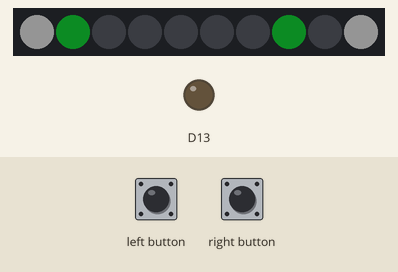
A sketch run on a simulated Adafruit Circuit Playground Express. Shown: 10 RGB LEDs in strip order, left to right, output pins drawn as LEDs (lit = HIGH). The inputs (shaded band) are chosen by the test bench. Dim RGB values are drawn brighter than linear; random numbers use the default seed unless the sketch sets one; the audio player accepts every command and is not drawn.

Above: at 1.2 s.
1.3 s: left button pressed for 0.15 s
At 1.7 s:
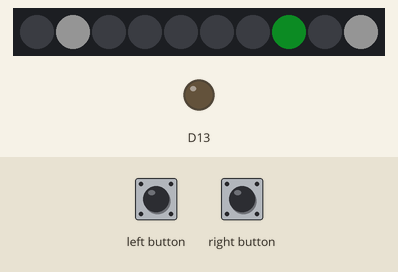
4.4 s: right button pressed for 0.15 s
At 4.8 s:
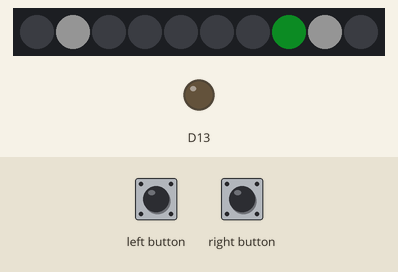
5.1 s: left button pressed for 1 s
6.7 s: right button pressed for 1 s
At 9.5 s:
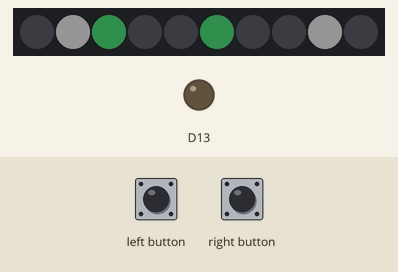
10.1 s: left button pulsed LOW 2 times (0.12 s each, 0.3 s apart)
At 41.1 s:
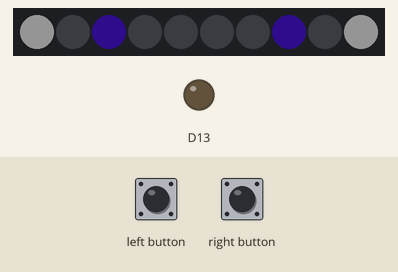

The sketch:

RandomColorGame.ino
```cpp
//libraries:
#include <Adafruit_CircuitPlayground.h>
#include <AsyncDelay.h>
#include <Talkie.h>

//variables:
int lrandlight;
int rrandlight;
volatile int userr = 0;
volatile int userl = 9;
int colorr;
int colorg;
int colorb;
int score;
volatile int gametime=5000;
volatile bool lactuation =0;
volatile bool ractuation =0;
AsyncDelay tImer;
Talkie voice;

//spoken word data (from talkie library):
const uint8_t spLEVEL[] PROGMEM = {0x69,0xAB,0xC4,0xB3,0xD8,0x92,0x86,0x2D,0x83,0xEE,0x60,0xCD,0x12,0xD6,0x0C,0x66,0x45,0x2C,0x73,0x58,0x0B,0xA8,0x53,0xD6,0xAC,0x6D,0xE9,0xC0,0x57,0xC5,0xB2,0xAE,0xA1,0xB0,0x49,0x0D,0x7B,0xBD,0x86,0xA2,0x47,0x35,0xE3,0xF5,0xEA,0xB2,0x4B,0x4B,0xCB,0xC7,0xA3,0xCD,0xDE,0x23,0x59,0x1A,0x9A,0x31,0x8B,0xB0,0x54,0x76,0xE3,0xC6,0x26,0x5C,0x2C,0xCC,0x76,0x6B,0x92,0xBC,0x34,0x95,0xC6,0xA3,0xCE,0x74,0xDB,0x85,0x3B,0x8F,0xBA,0x90,0x9C,0x51,0xCC,0xD6,0xEA,0x4C,0x63,0x56,0x30,0x6D,0xA9,0x23,0xCF,0x59,0xD0,0x34,0xB5,0xF9,0x7F};
const uint8_t spZERO[] PROGMEM = {0x69,0xFB,0x59,0xDD,0x51,0xD5,0xD7,0xB5,0x6F,0x0A,0x78,0xC0,0x52,0x01,0x0F,0x50,0xAC,0xF6,0xA8,0x16,0x15,0xF2,0x7B,0xEA,0x19,0x47,0xD0,0x64,0xEB,0xAD,0x76,0xB5,0xEB,0xD1,0x96,0x24,0x6E,0x62,0x6D,0x5B,0x1F,0x0A,0xA7,0xB9,0xC5,0xAB,0xFD,0x1A,0x62,0xF0,0xF0,0xE2,0x6C,0x73,0x1C,0x73,0x52,0x1D,0x19,0x94,0x6F,0xCE,0x7D,0xED,0x6B,0xD9,0x82,0xDC,0x48,0xC7,0x2E,0x71,0x8B,0xBB,0xDF,0xFF,0x1F};
const uint8_t spONE[] PROGMEM = {0x66,0x4E,0xA8,0x7A,0x8D,0xED,0xC4,0xB5,0xCD,0x89,0xD4,0xBC,0xA2,0xDB,0xD1,0x27,0xBE,0x33,0x4C,0xD9,0x4F,0x9B,0x4D,0x57,0x8A,0x76,0xBE,0xF5,0xA9,0xAA,0x2E,0x4F,0xD5,0xCD,0xB7,0xD9,0x43,0x5B,0x87,0x13,0x4C,0x0D,0xA7,0x75,0xAB,0x7B,0x3E,0xE3,0x19,0x6F,0x7F,0xA7,0xA7,0xF9,0xD0,0x30,0x5B,0x1D,0x9E,0x9A,0x34,0x44,0xBC,0xB6,0x7D,0xFE,0x1F};
const uint8_t spTWO[]  PROGMEM = {0x06,0xB8,0x59,0x34,0x00,0x27,0xD6,0x38,0x60,0x58,0xD3,0x91,0x55,0x2D,0xAA,0x65,0x9D,0x4F,0xD1,0xB8,0x39,0x17,0x67,0xBF,0xC5,0xAE,0x5A,0x1D,0xB5,0x7A,0x06,0xF6,0xA9,0x7D,0x9D,0xD2,0x6C,0x55,0xA5,0x26,0x75,0xC9,0x9B,0xDF,0xFC,0x6E,0x0E,0x63,0x3A,0x34,0x70,0xAF,0x3E,0xFF,0x1F};
const uint8_t spTHREE[] PROGMEM = {0x0C,0xE8,0x2E,0x94,0x01,0x4D,0xBA,0x4A,0x40,0x03,0x16,0x68,0x69,0x36,0x1C,0xE9,0xBA,0xB8,0xE5,0x39,0x70,0x72,0x84,0xDB,0x51,0xA4,0xA8,0x4E,0xA3,0xC9,0x77,0xB1,0xCA,0xD6,0x52,0xA8,0x71,0xED,0x2A,0x7B,0x4B,0xA6,0xE0,0x37,0xB7,0x5A,0xDD,0x48,0x8E,0x94,0xF1,0x64,0xCE,0x6D,0x19,0x55,0x91,0xBC,0x6E,0xD7,0xAD,0x1E,0xF5,0xAA,0x77,0x7A,0xC6,0x70,0x22,0xCD,0xC7,0xF9,0x89,0xCF,0xFF,0x03};
const uint8_t spFOUR[] PROGMEM = {0x08,0x68,0x21,0x0D,0x03,0x1C,0x90,0xC0,0x88,0x92,0xB2,0x29,0x87,0x76,0x2B,0x2D,0x5C,0x7B,0x06,0xD9,0xED,0x74,0x64,0x51,0x54,0x4D,0xA2,0xBA,0x99,0xB7,0x3A,0xF8,0xEA,0x74,0xCA,0xD3,0x87,0xBE,0x94,0x3D,0xA4,0xD4,0x4E,0xC9,0x5F,0xF7,0x72,0xA7,0x9C,0x1C,0x63,0xDE,0xF2,0x9B,0xBE,0x34,0x84,0x27,0x2D,0x4B,0xF8,0x53,0x09,0x9C,0x0E,0xB7,0xEE,0xCB,0x5B,0x70,0xDD,0xB2,0xFC,0x3F};
const uint8_t spFIVE[] PROGMEM = {0x08,0x68,0x4E,0x9D,0x02,0x1C,0x60,0xC0,0x8C,0x69,0x12,0xB0,0xC0,0x28,0xAB,0x8C,0x9C,0xC0,0x2D,0xBB,0x38,0x79,0x31,0x15,0xA3,0xB6,0xE4,0x16,0xB7,0xDC,0xF5,0x6E,0x57,0xDF,0x54,0x5B,0x85,0xBE,0xD9,0xE3,0x5C,0xC6,0xD6,0x6D,0xB1,0xA5,0xBF,0x99,0x5B,0x3B,0x5A,0x30,0x09,0xAF,0x2F,0xED,0xEC,0x31,0xC4,0x5C,0xBE,0xD6,0x33,0xDD,0xAD,0x88,0x87,0xE2,0xD2,0xF2,0xF4,0xE0,0x16,0x2A,0xB2,0xE3,0x63,0x1F,0xF9,0xF0,0xE7,0xFF,0x01};
const uint8_t spSIX[] PROGMEM = {0x04,0xF8,0xB9,0x55,0x01,0xBF,0xA5,0x1B,0xE0,0x37,0x0F,0x03,0xFC,0x96,0x61,0x80,0xDF,0x3C,0x0C,0xF0,0x93,0xDA,0x4A,0x87,0x49,0x53,0x91,0x37,0x2B,0x6D,0xD2,0x55,0x23,0xDE,0xAC,0xAA,0xB9,0x16,0x09,0xFF,0xB2,0xFA,0x66,0x93,0x3C,0x63,0xF3,0x9C,0x10,0x38,0x45,0xA9,0x0A,0xD5,0x00,0x00,0x02,0x14,0x97,0xAA,0x80,0xAB,0x6B,0x0D,0xF0,0x63,0xA5,0x01,0x7E,0xCB,0x30,0xC0,0x6F,0xE9,0x0A,0xF8,0x25,0x93,0x01,0x3F,0x57,0xFC,0x3F};
const uint8_t spSEVEN[] PROGMEM = {0x0C,0x78,0xC6,0x95,0x01,0x3F,0xA5,0x28,0xE0,0xB7,0x52,0x0B,0x04,0xE0,0xB7,0x54,0x07,0xFC,0x52,0x66,0x80,0x9F,0xCB,0x56,0x59,0x6C,0x98,0x47,0x3E,0x59,0x4D,0x89,0x69,0x66,0xB9,0x7A,0x34,0x39,0x86,0x9B,0xD9,0xA6,0xD4,0xE7,0x10,0xAE,0xCA,0xAD,0x47,0x97,0x5D,0x9A,0xA9,0xAE,0x1A,0x75,0xB1,0xA5,0x66,0xF9,0xB2,0xD4,0x4D,0x63,0xB6,0x84,0x9A,0x52,0x76,0x45,0x11,0x1A,0xAA,0x4B,0x31,0x0C,0x79,0x4A,0xB0,0x49,0xC5,0x50,0xA2,0x41,0xA1,0xC9,0x65,0xD9,0xAB,0x89,0x56,0x84,0xFF,0x07};
const uint8_t spEIGHT[] PROGMEM = {0xAD,0x1B,0xDE,0x58,0x23,0x17,0xAF,0x6E,0xE8,0x20,0xEB,0x5C,0xBC,0xEA,0x61,0x03,0xAD,0x73,0xF6,0xAA,0x66,0x4A,0xD0,0xCC,0xD9,0xAB,0x1E,0x45,0xC1,0xA3,0x66,0xAF,0x61,0x36,0x03,0x8B,0x5A,0x9C,0xA6,0x51,0x04,0xA2,0x66,0x96,0xBB,0xBA,0x47,0xEC,0xED,0x8A,0x08,0x9C,0xA2,0x54,0x85,0x6A,0x00,0x80,0x02,0x86,0x74,0x63,0xC0,0xE6,0x6A,0xFF,0x0F};
const uint8_t spNINE[] PROGMEM = {0x62,0x75,0xDC,0x33,0xB5,0x62,0xB9,0x25,0x0B,0x8E,0x34,0x8F,0xD3,0xA6,0xAE,0x59,0xD2,0x34,0xE9,0x18,0x87,0x27,0xC9,0xD0,0x78,0xAB,0x6F,0xCE,0xC2,0x45,0x1B,0xAF,0xB6,0xF8,0x51,0x73,0x9D,0xB3,0x9A,0x12,0xC7,0x2C,0x6D,0xC9,0xAA,0x73,0x4B,0xF3,0x88,0x26,0xAB,0xCE,0x2D,0xCC,0x23,0xEA,0xAC,0x26,0xB7,0xD0,0x88,0x98,0xB3,0xBA,0x5C,0x43,0x32,0x7D,0xCE,0x1A,0x4A,0x0A,0xCD,0xF4,0x39,0x6B,0xAA,0x3E,0x24,0xCB,0x67,0xAF,0xB5,0xD9,0xE4,0x18,0x5F,0xB4,0xF6,0x6E,0x92,0x62,0x7D,0xD1,0x38,0xBA,0x09,0xF2,0x8D,0x59,0xED,0xE8,0x3A,0xD8,0x27,0x16,0xA6,0xBB,0x7B,0xF2,0x74,0x4F,0x92,0x9E,0x1E,0xC8,0x4A,0xC3,0x49,0x7A,0x9A,0x25,0x2B,0xF5,0x24,0xE9,0xEE,0xD1,0x24,0x25,0x27,0xBA,0xBB,0x25,0x51,0xD3,0xAA,0x24,0xAE,0x5E,0x54,0x55,0x3A,0xD4,0xFF,0x03};
const uint8_t spTEN[] PROGMEM = {0x0A,0xD8,0x5C,0x4D,0x03,0x2B,0xAB,0x5E,0xC4,0x33,0x2B,0xAF,0x62,0x84,0x12,0x0D,0x7B,0xB3,0xCA,0x66,0x43,0xA2,0xE3,0xF6,0xAA,0xAA,0x4E,0xC9,0x89,0xDB,0xAB,0x6E,0xBA,0xC5,0xDB,0x66,0xAF,0xB9,0xE8,0xE6,0x4C,0xBF,0x3D,0xE6,0x6A,0xC4,0x4B,0xCA,0x49,0xD9,0xBA,0x61,0x2B,0x09,0x25,0xED,0xE8,0x5A,0xB4,0xC4,0xED,0xA6,0x6B,0x18,0xE1,0x56,0xB7,0x9A,0xAE,0xA6,0x44,0x47,0xDC,0x6E,0xBE,0xC2,0xDD,0xA5,0xF0,0xB8,0xD9,0xFD,0x7F};
const uint8_t spELEVEN[] PROGMEM = {0x29,0x6F,0x52,0xA8,0xBB,0x6A,0x8F,0xBA,0x2B,0xC5,0xE8,0x9C,0xBD,0xAA,0x61,0x1D,0xB5,0xE3,0xF1,0xAA,0x9A,0x35,0xB6,0xB0,0xC5,0xAB,0x5E,0x44,0x53,0x4D,0xBA,0xAD,0x7A,0x42,0x1B,0xE1,0x5C,0xB3,0x9A,0x09,0x6D,0x94,0x62,0xE9,0x6A,0x8A,0x6A,0x37,0x8D,0xC7,0xAB,0x69,0xBC,0xDD,0xCC,0x5F,0xAF,0xB6,0xC9,0x76,0x37,0x7F,0xBD,0xDA,0x62,0xCA,0xDD,0x62,0xD1,0xEA,0xB2,0xCB,0x70,0xA3,0x45,0x69,0xCA,0x36,0xDD,0x14,0x1B,0xAE,0xBE,0x98,0x74,0x33,0x5E,0x39,0xFA,0x6C,0xC3,0x42,0xFC,0xF1,0xE8,0x8B,0x2E,0x71,0x8D,0xDB,0x63,0xA8,0x1A,0xAB,0x39,0x9C,0x8C,0xBE,0x69,0xCA,0xD2,0x50,0x32,0xFA,0xA6,0xD8,0x4B,0x52,0x71,0xEB,0xAA,0xE4,0x28,0x4E,0xD5,0xAD,0xCB,0xC2,0x3C,0x35,0x1D,0xB5,0x36,0xDB,0x14,0xAB,0x8C,0xF4,0xFF};
const uint8_t spTWELVE[] PROGMEM = {0x09,0x98,0xDA,0x22,0x01,0x37,0x78,0x1A,0x20,0x85,0xD1,0x50,0x3A,0x33,0x11,0x81,0x5D,0x5B,0x95,0xD4,0x44,0x04,0x76,0x9D,0xD5,0xA9,0x3A,0xAB,0xF0,0xA1,0x3E,0xB7,0xBA,0xD5,0xA9,0x2B,0xEB,0xCC,0xA0,0x3E,0xB7,0xBD,0xC3,0x5A,0x3B,0xC8,0x69,0x67,0xBD,0xFB,0xE8,0x67,0xBF,0xCA,0x9D,0xE9,0x74,0x08,0xE7,0xCE,0x77,0x78,0x06,0x89,0x32,0x57,0xD6,0xF1,0xF1,0x8F,0x7D,0xFE,0x1F};
const uint8_t spTHIRTEEN[] PROGMEM = {0x08,0x18,0xA2,0x12,0x03,0x18,0x40,0xC0,0x50,0x13,0x25,0x1D,0x3A,0x55,0x9D,0x5B,0xAF,0xAA,0xAB,0x74,0x4A,0xE9,0xB6,0xAA,0x6A,0xC7,0xA0,0xDD,0xDD,0xA8,0xAA,0x1F,0x82,0x75,0xED,0xA5,0x2A,0x8D,0x31,0xC6,0xB3,0x21,0x70,0x8A,0x52,0x15,0xAA,0x01,0x00,0x10,0x80,0xED,0x2C,0x12,0x70,0x53,0x55,0x00,0x66,0x2E,0x1D,0xD9,0x8C,0x46,0x14,0xB9,0x64,0xD5,0xD3,0x1B,0xD2,0xD4,0xAC,0xD1,0x2E,0x6B,0x44,0x9B,0xA5,0x46,0xBF,0xAC,0x91,0x6E,0x04,0x19,0xE3,0xD2,0x4A,0x76,0x6E,0xA4,0x2D,0xCB,0x2A,0xC9,0x65,0xE8,0xB6,0x0D,0x29,0x6C,0xEB,0xA1,0xC3,0xD1,0x1D,0x54,0xB9,0x28,0x75,0x67,0xB7,0x90,0xE5,0x6A,0x27,0xDC,0xDD,0xA1,0xB7,0xB9,0x92,0xF2,0x77,0x1B,0x1C,0x92,0x0D,0xDD,0xDF,0x92,0x9A,0x59,0x55,0xFC,0x7F};
const uint8_t spFOURTEEN[] PROGMEM = {0x08,0xE8,0x2A,0x94,0x00,0xC3,0x56,0x10,0x60,0xFA,0x0A,0x01,0x4C,0x97,0xAE,0x80,0x66,0xCB,0x4A,0x6F,0xF3,0x84,0xB1,0xB4,0x6E,0x9D,0x73,0x57,0x1A,0xD0,0x6E,0x74,0xC1,0x7D,0x71,0x61,0xD6,0x51,0x07,0xF7,0x26,0x25,0xDE,0x46,0x15,0xED,0x52,0x37,0xFB,0x29,0x65,0x1E,0x18,0x61,0xD6,0x1A,0x81,0x53,0x94,0xAA,0x50,0x0D,0x00,0x80,0x02,0x2C,0xE3,0x5E,0x80,0x13,0xBA,0x13,0x30,0x43,0xDB,0x2A,0x46,0x34,0xA2,0x8E,0xC5,0xAB,0x9A,0xDE,0x88,0x2E,0x4A,0xAD,0x7A,0x7A,0x25,0x7E,0x0F,0xB2,0xDA,0x69,0x84,0xED,0xC4,0xEC,0xEA,0xA6,0x15,0xF6,0x53,0xB1,0x6B,0x18,0x56,0x38,0x4F,0xCC,0x8D,0x71,0x5A,0x61,0x7F,0x35,0x3A,0xC6,0xA1,0x44,0xFC,0xCD,0x74,0x9B,0xBA,0xC1,0xCA,0x54,0xAB,0x6D,0x6C,0x06,0x3B,0x5D,0xED,0xB4,0xA1,0x29,0x6A,0x37,0x57,0xDD,0x86,0x2A,0xA9,0x52,0x43,0x51,0xEB,0xAA,0x0E,0x8E,0xA8,0x48,0xFF,0x0F};
const uint8_t spFIFTEEN[] PROGMEM = {0x02,0x68,0xD6,0xCC,0x00,0x43,0x9A,0x39,0x60,0x3A,0xF7,0x51,0x34,0x5B,0x6A,0x2C,0x6D,0x4E,0xD5,0x92,0x99,0x89,0x2C,0x39,0x55,0xF3,0xAE,0xA6,0x32,0x67,0x54,0xC5,0x99,0xB9,0xC8,0x1C,0x07,0x0C,0xA5,0x94,0x01,0x04,0x4E,0x51,0xAA,0x42,0x35,0x00,0x02,0xB0,0x84,0x4A,0x6B,0x4F,0x6C,0x23,0x15,0x2F,0x6D,0x18,0xC1,0x44,0xC2,0x17,0x8F,0x69,0xBA,0x54,0xA8,0x58,0x3D,0xE6,0x6D,0x53,0xA1,0x73,0xF5,0x5A,0xA6,0x31,0xA2,0x8D,0x89,0x63,0x9D,0xCE,0x88,0xD6,0x47,0xB6,0x75,0x5B,0x13,0x6C,0xAF,0x54,0x96,0x61,0x84,0x22,0x64,0x74,0x59,0x9A,0x61,0x4B,0x0D,0xA7,0x65,0x6A,0x86,0xD2,0x23,0x5C,0xA7,0xB1,0x08,0xCA,0xB0,0x70,0x9D,0x86,0xA2,0x38,0xC9,0xA2,0x55,0xE8,0x32,0x11,0x8F,0x94,0xD6,0xFF,0x0F};
const uint8_t spSIXTEEN[] PROGMEM = {0x0C,0x78,0xC6,0x95,0x01,0x3F,0xA5,0x28,0xE0,0xB7,0x52,0x0B,0x04,0xE0,0xB7,0x54,0x07,0xFC,0x52,0x66,0x80,0x9F,0xCB,0x96,0xB7,0xA5,0x1B,0x9B,0x66,0x5A,0x59,0xB3,0x26,0x1A,0xF6,0xA6,0x15,0xCD,0x2B,0x59,0xFA,0x6A,0x04,0x4E,0x51,0xAA,0x42,0x35,0x40,0x01,0x25,0xA7,0x24,0xE0,0x98,0x1E,0x07,0xFC,0x9D,0x2E,0x80,0x57,0x9D,0x18,0xB0,0x05,0x6A,0x02,0xAE,0x54,0x1D,0x6D,0x77,0xCA,0xEA,0xF9,0x78,0xF5,0xD3,0x1A,0x51,0xE7,0xE2,0x35,0x4F,0x6F,0xC4,0x53,0x93,0xC6,0x3A,0x9D,0x91,0x6C,0x86,0x6A,0xC7,0x34,0x2A,0x7A,0x66,0x36,0x9D,0xD3,0xA9,0xC8,0x99,0xD5,0x72,0x75,0xC7,0x92,0xA3,0x96,0xC3,0xD3,0x3D,0x46,0xA4,0x3A,0x09,0x4F,0x73,0x98,0xE1,0xEA,0x24,0x3C,0xDD,0x92,0x87,0xBB,0x93,0xF4,0x0D,0x63,0x94,0x2E,0x75,0xFF,0x1F};
const uint8_t spSEVENTEEN[] PROGMEM = {0x0C,0xF8,0x29,0x45,0x01,0xBF,0x95,0x5A,0x20,0x00,0xBF,0xA5,0x3A,0xE0,0x97,0x32,0x03,0xFC,0x5C,0xB6,0xAA,0x26,0x53,0xD5,0x7D,0xF5,0x6A,0x8A,0x4E,0xB5,0xCC,0x47,0xAB,0xAB,0xAA,0xD4,0xC2,0x36,0xA7,0x31,0xF9,0x30,0x33,0x49,0x9D,0x86,0x6C,0xD5,0x5D,0xA4,0xF5,0xE8,0xAB,0x32,0x37,0x97,0x95,0x69,0xA8,0x0A,0x7B,0x50,0xD5,0xA5,0xA1,0x69,0xA8,0x56,0x63,0x1B,0xC6,0xA6,0xB1,0x43,0xD4,0x35,0x24,0xE0,0x18,0xB3,0x96,0xAF,0xBC,0x99,0x86,0x9A,0x5A,0xD5,0x2C,0x71,0xD6,0xC4,0x5C,0xF5,0x2C,0x4E,0x94,0x31,0x6B,0x35,0x33,0x1A,0xF2,0x64,0xE9,0xD5,0x4F,0xAF,0xA8,0x1B,0x81,0xC7,0xBC,0xAC,0x91,0x9E,0x1B,0x29,0xDB,0x32,0x8A,0x7A,0x19,0xA8,0xEC,0x43,0x08,0xC5,0xB9,0xE9,0xF4,0x34,0x0D,0x35,0xAE,0x76,0xD3,0x5B,0x14,0x76,0xA9,0x3B,0x4A,0x7F,0x77,0x58,0xA1,0xE6,0x38,0xFD,0xDD,0x51,0x9A,0xBB,0xAB,0xF4,0x57,0x67,0x16,0xDA,0xB3,0xFE,0x1F};
const uint8_t spEIGHTEEN[] PROGMEM = {0x6B,0x18,0x36,0x88,0x3B,0x1B,0xEF,0x61,0x0D,0xD3,0x27,0x52,0xE5,0x9A,0x51,0x8F,0x1E,0xC8,0x96,0x4B,0x5A,0xD5,0x03,0x61,0xD5,0xCC,0x72,0x75,0x35,0x10,0xD3,0x13,0x11,0x81,0x53,0x94,0xAA,0x50,0x0D,0x80,0x02,0x2C,0x95,0x5A,0x80,0x17,0xC7,0x57,0x3E,0xBD,0x33,0x6B,0x36,0x59,0xD5,0xC8,0x4E,0xE4,0xB9,0x64,0xD5,0x33,0x24,0x61,0xE7,0xA4,0x35,0x2C,0xEF,0x28,0x9B,0xA5,0xC6,0x38,0x9D,0xA2,0x5F,0x84,0x6E,0xCB,0x74,0x8A,0x7E,0x6E,0xA6,0xEC,0xCD,0xB0,0x76,0x4B,0xD4,0x72,0x74,0x87,0x1E,0xA9,0x76,0xD2,0x3D,0x3C,0x59,0x84,0x26,0x4D,0x4F,0xD3,0x68,0x15,0xEE,0xE4,0xFF,0x01};
const uint8_t spNINETEEN[] PROGMEM = {0x6E,0x2F,0x44,0xB4,0x5B,0x93,0xA6,0xAD,0x32,0x96,0x2E,0x69,0xBA,0x96,0x26,0xD3,0xCC,0x65,0xF1,0x1A,0x9B,0x9C,0xE0,0xD4,0x2D,0x6B,0x68,0xA6,0xCD,0xCA,0x56,0xAF,0xAE,0xB9,0x64,0x6F,0x5F,0xB4,0xEA,0xE6,0x84,0xA7,0xA3,0x52,0xAB,0x5B,0x40,0xAB,0x28,0xD3,0xAE,0xCD,0x0A,0xC7,0x5D,0x35,0x23,0x70,0x8A,0x52,0x15,0xAA,0x01,0x50,0x80,0xAB,0x4C,0x0A,0xB0,0x7C,0x4B,0xCB,0x57,0xDE,0x4C,0x43,0x4D,0xAD,0x6A,0x96,0x38,0x6B,0x62,0xAE,0x7A,0x16,0x27,0xCA,0x98,0xB5,0x9A,0x19,0x0D,0x79,0xB2,0xF4,0xEA,0xA7,0x57,0xD4,0x8D,0xC0,0x63,0x5E,0xD6,0x48,0xCF,0x8D,0x94,0x6D,0x19,0x45,0xBD,0x0C,0x54,0xF6,0x21,0x84,0xE2,0xDC,0x74,0x79,0x9A,0x86,0x1A,0x57,0xBB,0xE5,0x2D,0x0A,0xBB,0xD4,0x1D,0x95,0xBF,0x3B,0xAC,0x50,0x73,0x5C,0xFE,0xEE,0x28,0xCD,0xDD,0x55,0xF8,0xAB,0x33,0x0B,0xED,0x59,0xFF,0x0F};
const uint8_t spTWENTY[] PROGMEM = {0x0A,0xE8,0x4A,0xCD,0x01,0xDB,0xB9,0x33,0xC0,0xA6,0x54,0x0C,0xA4,0x34,0xD9,0xF2,0x0A,0x6C,0xBB,0xB3,0x53,0x0E,0x5D,0xA6,0x25,0x9B,0x6F,0x75,0xCA,0x61,0x52,0xDC,0x74,0x49,0xA9,0x8A,0xC4,0x76,0x4D,0xD7,0xB1,0x76,0xC0,0x55,0xA6,0x65,0xD8,0x26,0x99,0x5C,0x56,0xAD,0xB9,0x25,0x23,0xD5,0x7C,0x32,0x96,0xE9,0x9B,0x20,0x7D,0xCB,0x3C,0xFA,0x55,0xAE,0x99,0x1A,0x30,0xFC,0x4B,0x3C,0xFF,0x1F};

//functions:
void randomcolors(){//random color light generating function
  colorr = random(255); //chose random red value
  colorg = random(255); //chose random green value
  colorb = random(255); //chose random blue value
  lrandlight = random(4)+5; //choose random position on left half of board
  rrandlight = random(4)+1; //choose random position on right half of board
  CircuitPlayground.setPixelColor(lrandlight, colorr, colorg, colorb); //display left random light
  CircuitPlayground.setPixelColor(rrandlight, colorr, colorg, colorb); //display right random light
}
void breathing(){//loosing color pattern
  for(int i=0; i<2; i++){
    for(int i=0;i<255;i++)
    {
    CircuitPlayground.setPixelColor(1, i, 0, 0);
    CircuitPlayground.setPixelColor(2, i, 0, 0);
    CircuitPlayground.setPixelColor(3, i, 0, 0);
    CircuitPlayground.setPixelColor(4, i, 0, 0);
    CircuitPlayground.setPixelColor(5, i, 0, 0);
    CircuitPlayground.setPixelColor(6, i, 0, 0);
    CircuitPlayground.setPixelColor(7, i, 0, 0);
    CircuitPlayground.setPixelColor(8, i, 0, 0);
    CircuitPlayground.setPixelColor(9, i, 0, 0);
    CircuitPlayground.setPixelColor(0, i, 0, 0);
    }
    tImer.repeat();
    for(int i=255;i>0;i--)
    {
    CircuitPlayground.setPixelColor(1, i, 0, 0);
    CircuitPlayground.setPixelColor(2, i, 0, 0);
    CircuitPlayground.setPixelColor(3, i, 0, 0);
    CircuitPlayground.setPixelColor(4, i, 0, 0);
    CircuitPlayground.setPixelColor(5, i, 0, 0);
    CircuitPlayground.setPixelColor(6, i, 0, 0);
    CircuitPlayground.setPixelColor(7, i, 0, 0);
    CircuitPlayground.setPixelColor(8, i, 0, 0);
    CircuitPlayground.setPixelColor(9, i, 0, 0);
    CircuitPlayground.setPixelColor(0, i, 0, 0);
    }
    tImer.repeat();
  }
}
void singlePressl() {//left button flag
  lactuation = 1;
}
void singlePressr() {//right button flag
  ractuation = 1;
}
void loose(){//losing function
  CircuitPlayground.clearPixels(); //turnoff all pixels
  score=(5000-gametime)/250; //evaluate score based on gametime
  CircuitPlayground.speaker.say(spLEVEL); // say "level"
  switch(score){// say "[score value]"
    case 0: CircuitPlayground.speaker.say(spZERO);
    break;
    case 1: CircuitPlayground.speaker.say(spONE);
    break;
    case 2: CircuitPlayground.speaker.say(spTWO);
    break;
    case 3: CircuitPlayground.speaker.say(spTHREE);
    break;
    case 4: CircuitPlayground.speaker.say(spFOUR);
    break;
    case 5: CircuitPlayground.speaker.say(spFIVE);
    break;
    case 6: CircuitPlayground.speaker.say(spSIX);
    break;
    case 7: CircuitPlayground.speaker.say(spSEVEN);
    break;
    case 8: CircuitPlayground.speaker.say(spEIGHT);
    break;
    case 9: CircuitPlayground.speaker.say(spNINE);
    break;
    case 10: CircuitPlayground.speaker.say(spTEN);
    break;
    case 11: CircuitPlayground.speaker.say(spELEVEN);
    break;
    case 12: CircuitPlayground.speaker.say(spTWELVE);
    break;
    case 13: CircuitPlayground.speaker.say(spTHIRTEEN);
    break;
    case 14: CircuitPlayground.speaker.say(spFOURTEEN);
    break;
    case 15: CircuitPlayground.speaker.say(spFIFTEEN);
    break;
    case 16: CircuitPlayground.speaker.say(spSIXTEEN);
    break;
    case 17: CircuitPlayground.speaker.say(spSEVENTEEN);
    break;
    case 18: CircuitPlayground.speaker.say(spEIGHTEEN);
    break;
    case 19: CircuitPlayground.speaker.say(spNINETEEN);
    break;
    case 20: CircuitPlayground.speaker.say(spTWENTY);
    break;
  }
  gametime=5000;//reset gametime
  score=0;//reset score
  breathing();// play losing animation
}
void win(){//winning function
  CircuitPlayground.clearPixels(); //turn off all lights
  gametime=gametime-250; //reduce the game time length by 250ms
}
void reset(){//reset function
    CircuitPlayground.clearPixels(); //turn off all pixels
    userr = 0; //set the right user selector led to the starting position
    userl = 9; //set the left user selector led to the starting position
}
//setup:
void setup(){
  CircuitPlayground.begin(); //initalize CPX board
  attachInterrupt(digitalPinToInterrupt(5), singlePressl, FALLING); //attach interupts to left pin
  attachInterrupt(digitalPinToInterrupt(4), singlePressr, FALLING); //attach interupts to right pin
}
//loop:
void loop() {
  randomSeed(random()); //randomize where you start in the random number sequence
  tImer.start(gametime, AsyncDelay::MILLIS); //start the global game timer
  randomcolors(); //display random colors on pins
  CircuitPlayground.setPixelColor(userl, 255, 255, 255); //set left selector led at beggining
  CircuitPlayground.setPixelColor(userr, 255, 255, 255); //set right selector led at beggining
  while(!tImer.isExpired()){ //while the timer is still going
    if(lactuation && (userl >= lrandlight)){ // if you push the left button and the left light is not on the pin of the random light yet
      userl--;//advance one position
      CircuitPlayground.setPixelColor(userl+1, 0, 0, 0); //turns selector led off
      CircuitPlayground.setPixelColor(userl, 255, 255, 255); //advances selector led to next position
      lactuation =0; //reset the left button flag
    }
    if(ractuation && (userr <= rrandlight)){ //if you push the right button and the right selector led is less than the random light
      userr++; //advance the selector led
      CircuitPlayground.setPixelColor(userr-1, 0, 0, 0); //set selector led to off
      CircuitPlayground.setPixelColor(userr, 255, 255, 255); //advance selector led position
      ractuation =0; //reset right button interupt
    }
    else if(!(userr <= rrandlight)){ //one way to loose; right selector led goes past random led
      loose(); //run through losing fuction
      break;// break out of while loop
      }
    else if(!(userl >= lrandlight)){ //another way to loose; left sector light is past left random light
      loose(); //run through losing fuction
      break; //break out of while loop
      }
    if(userr==rrandlight && userl==lrandlight){ //how you win; if both selector leds are equal to the random leds
      win(); //run through winning function
      break; //break out of while loop
    }
  }
  while(tImer.isExpired()){ //if the timer is up
    loose(); //you loose
    break; //break out of while loop
  }
  reset(); //the game resets
}
```

Measured:
- after the input at 1.3 s, the LEDs: change at once (image 1)
